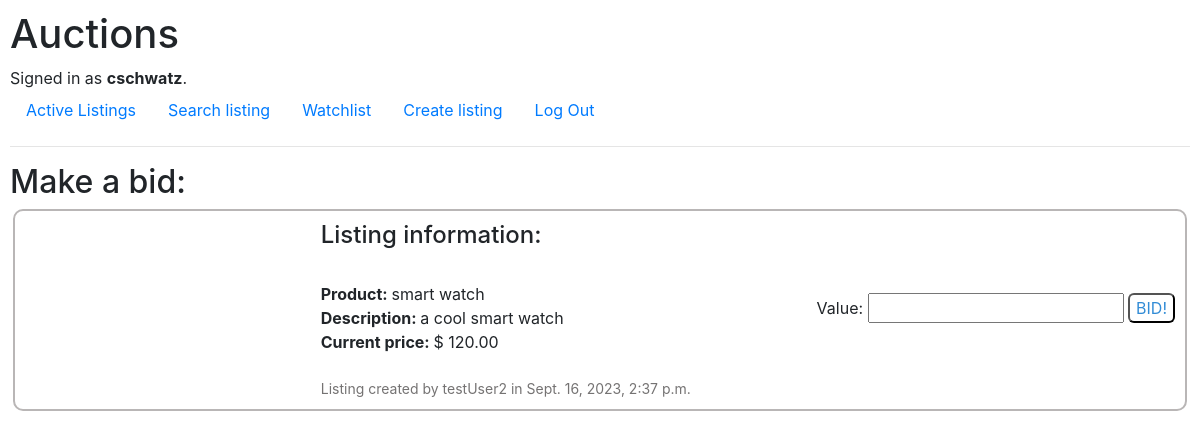
/bid/smart watch (signed in), run on the app's committed database.
### auctions/models.py (models this page shows)
class User(AbstractUser):
    pass

class AuctionListing(models.Model):
    user = models.ForeignKey(User, on_delete=models.CASCADE, related_name="user_listing", default=None)
    title = models.CharField(max_length=64)
    description = models.CharField(max_length=150)
    category_choices = [('Electronic', 'electronic'), ('Toys', 'toys'), ('Home', 'home'), ('Fashion', 'fashion'), ('Other', 'other')]
    category = models.CharField(max_length=10, choices=category_choices, default='Other')
    date = models.DateTimeField(auto_now_add=True)
    image = models.URLField(blank=True)
    value = models.DecimalField(max_digits=8, decimal_places=2, default=0.00)
    is_active = models.BooleanField(default=True)

### auctions/views.py (the view)
# urls.py: path("bid/<str:listing_title>", views.bid, name="bid"),
@login_required
def bid(request, listing_title):
    listing = AuctionListing.objects.get(title=listing_title)
    try:
        highest_bid = Bid.objects.filter(listing=listing) #gets all bids for the listing
        highest_bid = highest_bid.order_by('-bid')[0].bid #order them from highest bid to lowest and fetches the first one (highest)
    except IndexError: #if there are no bids, it will throw an index error
        highest_bid = listing.value
    form = bidForm()
    if request.method == "POST":
        form = bidForm(request.POST)
        if form.is_valid():
            new_bid = form.cleaned_data['value']
            listing_user = listing.user
            current_bid = highest_bid
            if new_bid <= current_bid:
                bid_message = "Your bid must be greater than the current highest bid"
                return render(request, "auctions/bid.html", {
                    "form": form,
                    "listing": listing,
                    "current_bid": current_bid,
                    "listing_user": listing_user,
                    "error_message": bid_message,
                    "highest_bid": highest_bid,
                })
            else:
                bid_to_save = Bid(user=request.user, listing=listing, bid=new_bid)
                bid_to_save.save()
            return HttpResponseRedirect(reverse("listing", kwargs={"listing_title": listing_title}))
    else:
        return render(request, "auctions/bid.html", {
            "form": form,
            "listing": listing,
            "highest_bid": highest_bid,
        })

### auctions/views.py
class bidForm(forms.Form):
    value = forms.DecimalField(widget=forms.NumberInput(attrs={'label': 'Bid'}), min_value=0)

### auctions/templates/auctions/bid.html (shortened to what this page needs)
{% extends "auctions/layout.html" %}
{% block body %}
    <h2>Make a bid:</h2>
    <div class="listing_full">
        <div class="listing_image">
        </div>
        <div class="listing_content">
            <h4>
                Listing information:
            </h4>
            <br>
            <div id="content_title">
                <span id="description">
                   Product:
                </span>
                {{ listing.title }}
            </div>
            <div id="content_description">
                <span id="description">
                    Description:
                </span>
                {{ listing.description }}
            </div>
            <div id="content_price">
                <span id="description">
                    Current price:
                </span>
                $ {{ highest_bid }}
            </div>
            <br>
            <div id="content_date">
               Listing created by {{ listing.user }} in {{ listing.date }}
            </div>
        </div>
        <form action="{% url 'bid' listing.title %}" method="post">
            {{ form }}
            <button id="button">BID!</button>
        </form>
    </div>
    <div id="bid_error_message">
    </div>
{% endblock %}

### auctions/templates/auctions/layout.html (shortened to what this page needs)
{% load static %}
<!DOCTYPE html>
<html lang="en">
    <head>
        <link rel="stylesheet" href="https://stackpath.bootstrapcdn.com/bootstrap/4.4.1/css/bootstrap.min.css">
        <link href="{% static 'auctions/styles.css' %}" rel="stylesheet">
    </head>
    <body>
        <h1>Auctions</h1>
        <div>
            {% if user.is_authenticated %}
                Signed in as <strong>{{ user.username }}</strong>.
            {% else %}
                Not signed in.
            {% endif %}
        </div>
        <ul class="nav">
            <li class="nav-item">
                <a class="nav-link" href="{% url 'index' %}">Active Listings</a>
            </li>
            <li class="nav-item">
                <a class="nav-link" href="{% url 'search_listing' %}"> Search listing </a>
            </li>
            {% if user.is_authenticated %}
                <li class="nav-item">
                    <a class="nav-link" href="{% url 'watchlist' %}">Watchlist</a>
                </li>
                <li class="nav-item">
                    <a class="nav-link" href="{% url 'create_listing' %}"> Create listing </a>
                </li>
                <li class="nav-item">
                    <a class="nav-link" href="{% url 'logout' %}">Log Out</a>
                </li>
            {% endif %}
        </ul>
        <hr>
        {% block body %}
        {% endblock %}
    </body>
</html>

### auctions/static/auctions/styles.css (style rules this page uses)
body { padding: 10px; }
.listing_image { padding: 10px; display: flex; }
.listing_content { flex-direction: column; align-self: center; }
.listing_full { padding: 10px; display: flex; gap: 5px; border: 2px rgb(185, 182, 182) solid; margin: 3px; border-radius: 10px; justify-content:space-between; align-items: center; }
#content_date { font-size: 14px; color: rgb(117, 115, 115); }
#description { font-weight: bold; }
#button { border-radius: 6px; background-color: white; color: rgb(50, 140, 214); }
#bid_error_message { display: flex; justify-content: center; margin: 20px; }

### data on the page
User: username "cschwatz"
AuctionListing: title "smart watch", description "a cool smart watch", value "120.00", user "testUser2", date "Sept. 16, 2023, 2:37 p.m."
